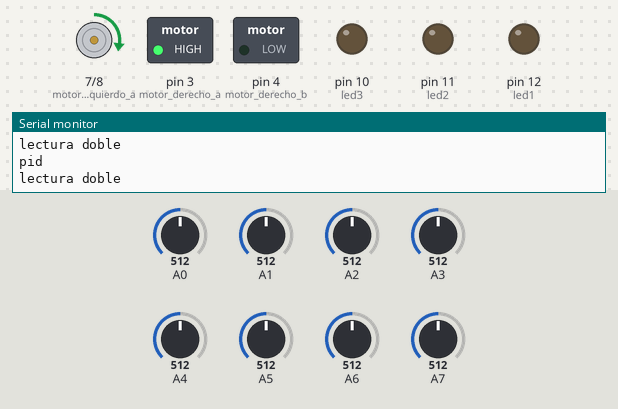
Bench run of a sketch on a simulated Arduino Nano, built with avr-gcc and run on an emulated ATmega328P. Parts: motor-driver pin pairs drawn as motors (green arrow = first pin HIGH = forward, orange = second pin HIGH = backward, longer = more drive, scaled by the enable pin), switched loads named in the sketch (green lamp = pin HIGH), output pins drawn as LEDs (lit = HIGH), the last lines printed to the serial monitor. The inputs (shaded band) are chosen by the test bench; at power-on: A0 = 512, A4 = 512, A6 = 512, A1 = 512, A2 = 512, A3 = 512, A5 = 512, A7 = 512. Pins used as bus, display or sensor lines are not drawn.

Above: at 1.2 s.
1.3 s: A0 set to 306
At 2.5 s:
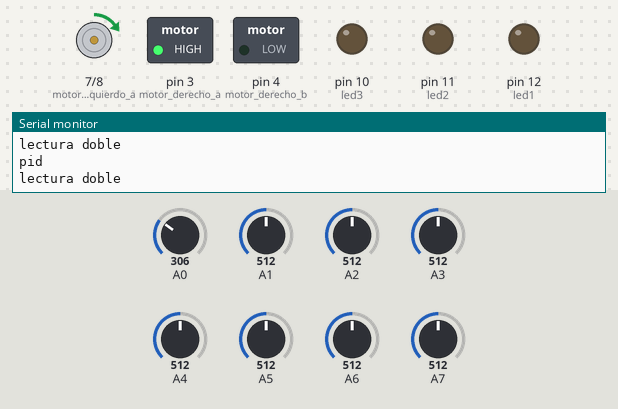
2.8 s: A4 set to 306
At 3.6 s:
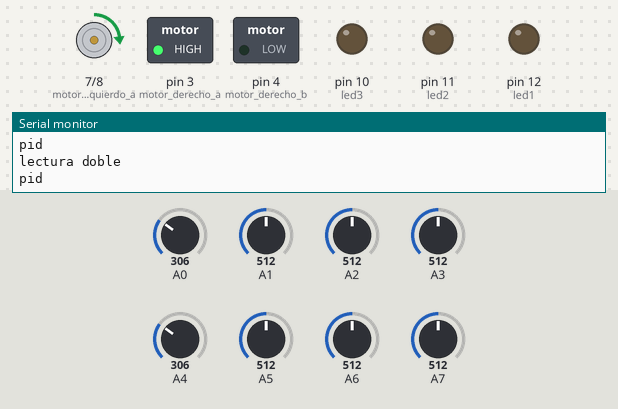
4.3 s: A6 set to 306
At 4.7 s:
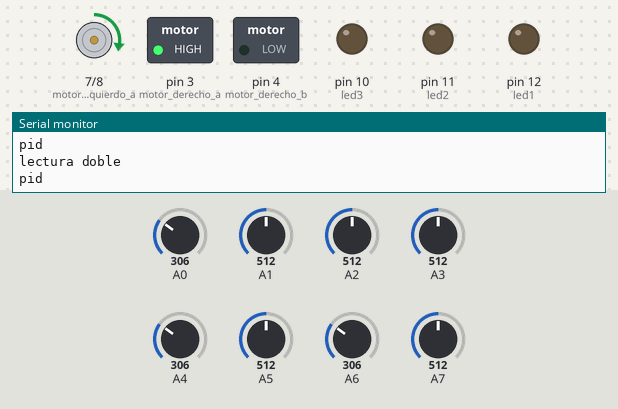
Timing chart, 0 to 7.3 s (numbered marks = the images above; inputs shaded):
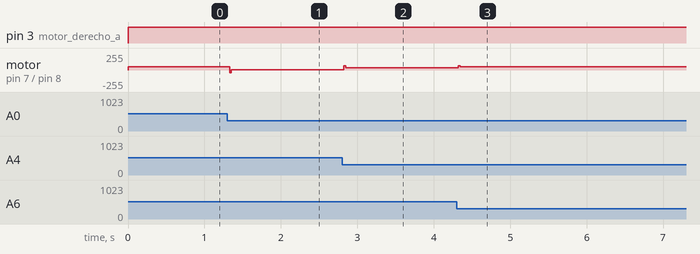

The sketch:

azog_pid.ino
```cpp
//-------------------------VARIABLES DEL CIRCUITO---------------------//
//--------------------------------NO TOCAR ---------------------------//
int led1 = 12;                  //NO TOCAR                            //
int led2 = 11;                  //NO TOCAR                            //
int led3 = 10;                  //NO TOCAR                            //
int boton1 = 2;                 //NO TOCAR                            //
int boton2 = 9;                 //NO TOCAR                            //
int motor_derecho_a = 3;        //NO TOCAR                            //
int motor_derecho_b = 4;        //NO TOCAR                            //
int pwm_derecho = 5;            //NO TOCAR                            //
int motor_izquierdo_a = 7;      //NO TOCAR                            //
int motor_izquierdo_b = 8;      //NO TOCAR                            //
int pwm_izquierdo = 6;          //NO TOCAR                            //
//--------------------------------------------------------------------//
//VARIABLES DE LA FUNCION DE CONTROL                                  //
//--------------------------------------------------------------------//
//--------------------------------NO TOCAR ---------------------------//
int errorAnt = 0;               //NO TOCAR                            //
int resultado;                  //NO TOCAR                            //
int lectura;                    //NO TOCAR                            //
//--------------------------------------------------------------------//
//VARIABLES DE LA FUNCION PONMOTORES                                  //
//--------------------------------------------------------------------//
//--------------------------------NO TOCAR ---------------------------//
#define Stop 2                  //NO TOCAR                            //
#define Adelante 1              //NO TOCAR                            //
#define Atras 0                 //NO TOCAR                            //
//
//--------------------------------------------------------------------//

//--------------------VARIBLES DE CONTROL DEL PID---------------------//
//------------MODIFICAR PARA MEJORAR FUNCIONAMIENTO-------------------//
int KD = 16;
int KP = 15;
int bias = 50;
int KP_p = 15;
//--------------------------------------------------------------------//
void setup() {
  pinMode(led1, OUTPUT);
  pinMode(led2, OUTPUT);
  pinMode(led3, OUTPUT);
  pinMode(motor_derecho_a, OUTPUT);
  pinMode(motor_derecho_b, OUTPUT);
  pinMode(motor_izquierdo_a, OUTPUT);
  pinMode(motor_izquierdo_b, OUTPUT);

  pinMode(boton1, INPUT);
  pinMode(boton2, INPUT);
  Serial.begin(9600);
}


//#define _lecturasimple
#define _lecturadoble

//#define _todonada
//#define _p
#define _pid


void loop() {

  //--------------------DISTINTOS MODOS DE LECTURA---------------------//

#if defined(_lecturasimple)
  lectura = LecturaSimple();
  Serial.println("lectura simple");

#endif
#if defined(_lecturadoble)
  lectura = LecturaDoble();
  Serial.println("lectura doble");
#endif

  //--------------------FIN DISTINTOS MODOS DE LECTURA---------------------//

  //--------------------DISTINTOS MODOS DE ACTUACION---------------------//

#if defined(_todonada)
  resultado = TodoNada(lectura);
  Serial.println("TodoNada");
#endif

#if defined(_p)
  resultado = P(lectura);
  Serial.println("p");
#endif

#if defined(_pid)
  resultado = Pid(lectura);
   Serial.println("pid");
#endif

  //-------------------- FIN DISTINTOS MODOS DE ACTUACION---------------------//

  ponMotores(bias - resultado, bias + resultado);
  delay(5);
}
```

control.ino
```cpp
int LecturaSimple()
{
  if(analogRead(A7) < 512) return -3;
  if(analogRead(A6) < 512) return -2;
  if(analogRead(A5) < 512) return -1;
  if(analogRead(A4) < 512) return 0;
  if(analogRead(A3) < 512) return 0;
  if(analogRead(A2) < 512) return 1;
  if(analogRead(A1) < 512) return 2;
  if(analogRead(A0) < 512) return 3;
  return 4;
}

int LecturaDoble()
{
  return((PrimD()+PrimI()-9)/-2);

}
int PrimD()
{
  if(analogRead(A0) < 512) return 1;
  if(analogRead(A1) < 512) return 2;
  if(analogRead(A2) < 512) return 3;
  if(analogRead(A3) < 512) return 4;
  if(analogRead(A4) < 512) return 5;
  if(analogRead(A5) < 512) return 6;
  if(analogRead(A6) < 512) return 7;
  if(analogRead(A7) < 512) return 8;
  return 0;
}
int PrimI()
{
  if(analogRead(A7) < 512) return 8;
  if(analogRead(A6) < 512) return 7;
  if(analogRead(A5) < 512) return 6;
  if(analogRead(A4) < 512) return 5;
  if(analogRead(A3) < 512) return 4;
  if(analogRead(A2) < 512) return 3;
  if(analogRead(A1) < 512) return 2;
  if(analogRead(A0) < 512) return 1;
  return 0;
}


int Pid(int error)
{
  if (error!=4)
  {
    resultado =  error*KP+(error - errorAnt)*KD; //Anadido parte proporcinal + derivativa
    errorAnt=error;
  }
  return resultado; //Devuelve la actuacion
}
int P(int error)
{
  if (error!=4)
  {
    resultado =  error*KP_p; //Anadido parte proporcinal + derivativa
  }
  return resultado; //Devuelve la actuacion
}
int TodoNada(int error)
{
  if (error!=4){
 if (error==0)resultado=0;
 if (error>0)resultado=100;
 if (error<0)resultado=-100;
 }
  return resultado; //Devuelve la actuacion
}
```

motores.ino
```cpp
void MotorDerecho(int Sentido)
{
  switch (Sentido)
  {
  case Atras:
    digitalWrite(motor_derecho_a, LOW);
    digitalWrite(motor_derecho_b, HIGH);
    break;

  case Adelante:
    digitalWrite(motor_derecho_a, HIGH);
    digitalWrite(motor_derecho_b, LOW);
    break;

  case Stop:
    digitalWrite(motor_derecho_a, LOW);
    digitalWrite(motor_derecho_b, LOW);
    break;
  }
}


// ********************************************************************************************** //
// MOTOR IZQUIERDO //
// ********************************************************************************************** //

void MotorIzquierdo(int Sentido)
{


  switch(Sentido)
  {
  case Atras:
    digitalWrite(motor_izquierdo_a, LOW);
    digitalWrite(motor_izquierdo_b, HIGH);
    break;

  case Adelante:
    digitalWrite(motor_izquierdo_a, HIGH);
    digitalWrite(motor_izquierdo_b, LOW);
    break;

  case Stop:
    digitalWrite(motor_izquierdo_a, LOW);
    digitalWrite(motor_izquierdo_b, LOW);
    break;
  }
}
void ponMotores(signed int mi,signed int md)
{


  // Actuamos sobre motor derecho
  if (md>0)
  {
    if(md>250)
      md=250;
    MotorDerecho(Adelante);
    analogWrite(pwm_derecho,md );
  }
  else
  {
    if(md<-250)
      md=-250;
    MotorDerecho(Atras);
    analogWrite(pwm_derecho,-md );
  }
  // Actuamos sobre motor izquierdo
  if (mi>0)
  {
    if(mi>250)
      mi = 250;
    MotorIzquierdo(Adelante);
    analogWrite(pwm_izquierdo,mi );

  }
  else
  {
    if(mi<-250)
      mi = -250;
    MotorIzquierdo(Atras);
    analogWrite(pwm_izquierdo,-mi );
  }
}
```

Measured:
- after the input at 1.3 s, motor on pin 7 (motor_izquierdo_a) / pin 8 (motor_izquierdo_b): forward 50/255 → forward 5/255 at once
- after the input at 2.8 s, motor on pin 7 (motor_izquierdo_a) / pin 8 (motor_izquierdo_b): forward 5/255 → forward 35/255 at once
- after the input at 4.3 s, motor on pin 7 (motor_izquierdo_a) / pin 8 (motor_izquierdo_b): forward 35/255 → forward 50/255 at once
